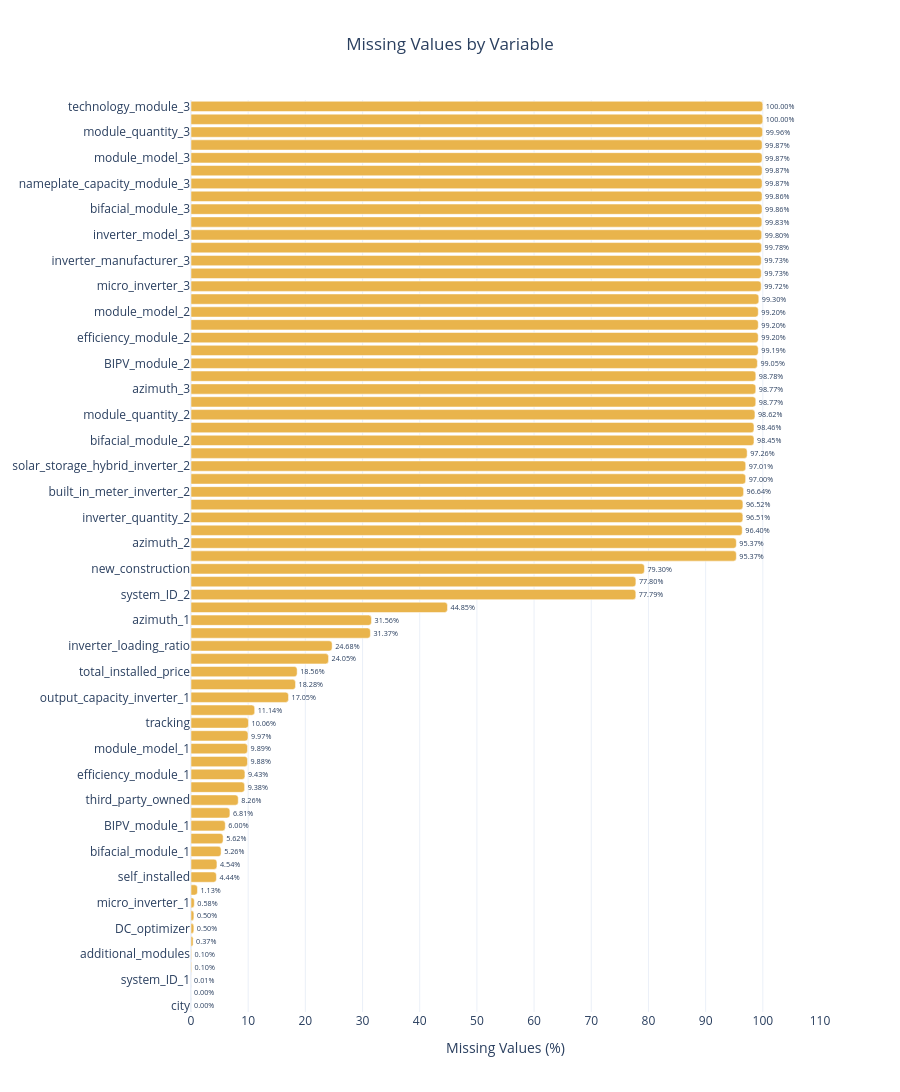

Source (notebook cell):
### Code cell
# Visualize missing values by variable
fig = px.bar(
    missing_summary.reset_index(),
    x="Missing Percentage (%)",
    y="Variable",
    orientation="h",
    text="Missing Percentage (%)",
    title="Missing Values by Variable",
    color_discrete_sequence=["#E9B44C"]
)

fig.update_traces(
    texttemplate="%{x:.2f}%",
    textposition="outside",
    cliponaxis=False
)

fig.update_layout(
    template="plotly_white",
    height=1800,
    bargap=0.2,
    barcornerradius=3,
    font_size=12,
    xaxis_title="Missing Values (%)",
    yaxis_title=None,
    title_x=0.5
)

fig.update_yaxes(autorange="reversed")
fig.update_xaxes(range=[0, 110], dtick=10)

fig.show()

### Figure 1 — Plotly figure (JSON) as saved in the notebook; plotly's stock layout.template omitted (floating-point values rounded to 4 significant figures)
{"data": [{"cliponaxis": false, "hovertemplate": "Missing Percentage (%)=%{text}<br>Variable=%{y}<extra></extra>", "legendgroup": "", "marker": {"color": "#E9B44C", "pattern": {"shape": ""}}, "name": "", "orientation": "h", "showlegend": false, "text": [100.0, 100.0, 99.96, 99.87, 99.87, 99.87, 99.87, 99.86, 99.86, 99.83, 99.8, 99.78, 99.73, 99.73, 99.72, 99.3, 99.2, 99.2, 99.2, 99.19, 99.05, 98.78, 98.77, 98.77, 98.62, 98.46, 98.45, 97.26, 97.01, 97.0, 96.64, 96.52, 96.51, 96.4, 95.37, 95.37, 79.3, 77.8, 77.79, 44.85, 31.56, 31.37, 24.68, 24.05, 18.56, 18.28, 17.05, 11.14, 10.06, 9.97, 9.889, 9.885, 9.43, 9.379, 8.262, 6.806, 5.995, 5.62, 5.265, 4.537, 4.444, 1.131, 0.5799, 0.5049, 0.498, 0.3672, 0.1029, 0.1029, 0.0105, 0.0002, 0.0001], "textposition": "outside", "texttemplate": "%{x:.2f}%", "type": "bar", "x": [100.0, 100.0, 99.96, 99.87, 99.87, 99.87, 99.87, 99.86, 99.86, 99.83, 99.8, 99.78, 99.73, 99.73, 99.72, 99.3, 99.2, 99.2, 99.2, 99.19, 99.05, 98.78, 98.77, 98.77, 98.62, 98.46, 98.45, 97.26, 97.01, 97.0, 96.64, 96.52, 96.51, 96.4, 95.37, 95.37, 79.3, 77.8, 77.79, 44.85, 31.56, 31.37, 24.68, 24.05, 18.56, 18.28, 17.05, 11.14, 10.06, 9.97, 9.889, 9.885, 9.43, 9.379, 8.262, 6.806, 5.995, 5.62, 5.265, 4.537, 4.444, 1.131, 0.5799, 0.5049, 0.498, 0.3672, 0.1029, 0.1029, 0.0105, 0.0002, 0.0001], "xaxis": "x", "y": ["technology_module_3", "solar_storage_hybrid_inverter_3", "module_quantity_3", "module_manufacturer_3", "module_model_3", "efficiency_module_3", "nameplate_capacity_module_3", "BIPV_module_3", "bifacial_module_3", "inverter_quantity_3", "inverter_model_3", "output_capacity_inverter_3", "inverter_manufacturer_3", "built_in_meter_inverter_3", "micro_inverter_3", "battery_rated_capacity_kWh", "module_model_2", "module_manufacturer_2", "efficiency_module_2", "nameplate_capacity_module_2", "BIPV_module_2", "technology_module_2", "azimuth_3", "tilt_3", "module_quantity_2", "battery_rated_capacity_kW", "bifacial_module_2", "inverter_model_2", "solar_storage_hybrid_inverter_2", "output_capacity_inverter_2", "built_in_meter_inverter_2", "inverter_manufacturer_2", "inverter_quantity_2", "micro_inverter_2", "azimuth_2", "tilt_2", "new_construction", "data_provider_2", "system_ID_2", "inverter_model_1", "azimuth_1", "tilt_1", "inverter_loading_ratio", "ground_mounted", "total_installed_price", "solar_storage_hybrid_inverter_1", "output_capacity_inverter_1", "inverter_manufacturer_1", "tracking", "built_in_meter_inverter_1", "module_model_1", "module_manufacturer_1", "efficiency_module_1", "nameplate_capacity_module_1", "third_party_owned", "installer_name", "BIPV_module_1", "technology_module_1", "bifacial_module_1", "rebate_or_grant", "self_installed", "system_size_DC", "micro_inverter_1", "inverter_quantity_1", "DC_optimizer", "module_quantity_1", "additional_modules", "additional_inverters", "system_ID_1", "zip_code", "city"], "yaxis": "y"}], "layout": {"barcornerradius": 3, "bargap": 0.2, "barmode": "relative", "font": {"size": 12}, "height": 1800, "legend": {"tracegroupgap": 0}, "title": {"text": "Missing Values by Variable", "x": 0.5}, "xaxis": {"anchor": "y", "domain": [0, 1], "dtick": 10, "range": [0, 110], "title": {"text": "Missing Values (%)"}}, "yaxis": {"anchor": "x", "autorange": "reversed", "domain": [0, 1], "title": {}}}}
